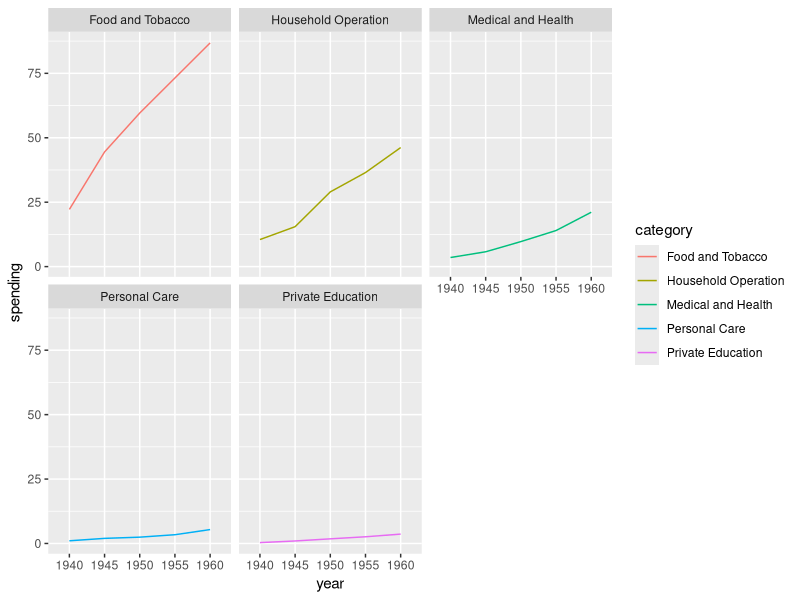

The R source for this figure:
## ---- chunk 1

library(dplyr)
library(tidyr) ##pivot_wider and pivot_longer
library(ggplot2)
library(tibble)
library(datasets)


## ---- chunk 2

### load sample dataset 

head(USPersonalExpenditure)

###convert from a matrix to a dataframe

spending <- USPersonalExpenditure

spending <- data.frame(spending, check.names = F)
head(spending)

##turn the rownames into a data column called category

spending <- rownames_to_column(spending, "category")

head(spending)

## ---- chunk 3
## pivot_longer
## pivot from a WIDE to a LONG format

spending_long <- spending %>% pivot_longer(cols =(-category),  names_to="year", values_to="spending")


head(spending_long)
View(spending_long)
## ---- chunk 4

ggplot(spending_long)+
  geom_line(aes(x=year, y=spending,group=category, color=category))+
  facet_wrap(~category)

## ---- chunk 5
## pivot from a LONG to a WIDE format

head(spending_long)


spending_wide <- spending_long %>% pivot_wider( names_from=year, values_from=spending)

head(spending_wide)

# spending_wide <-  spending_wide %>% (mutate(total = `1940` + `1945` +`1950` +`1955`+  `1960`))
# 
# library(janitor)
# spending_wide <-  spending_wide %>% clean_names()



